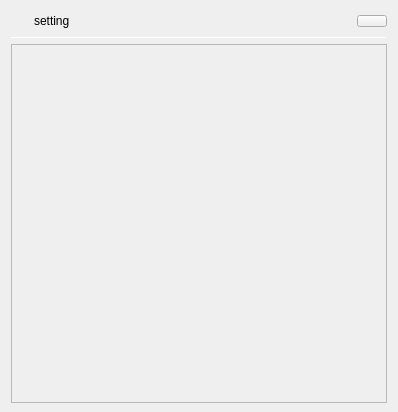
<?xml version="1.0" encoding="UTF-8"?>
<ui version="4.0">
 <class>CSpecialEffectsControlClass</class>
 <widget class="QWidget" name="CSpecialEffectsControlClass">
  <property name="geometry">
   <rect>
    <x>0</x>
    <y>0</y>
    <width>398</width>
    <height>412</height>
   </rect>
  </property>
  <property name="windowTitle">
   <string>CSpecialEffectsControl</string>
  </property>
  <layout class="QVBoxLayout" name="verticalLayout">
   <property name="spacing">
    <number>0</number>
   </property>
   <property name="leftMargin">
    <number>0</number>
   </property>
   <property name="topMargin">
    <number>0</number>
   </property>
   <property name="rightMargin">
    <number>0</number>
   </property>
   <property name="bottomMargin">
    <number>0</number>
   </property>
   <item>
    <widget class="QWidget" name="widget" native="true">
     <property name="sizePolicy">
      <sizepolicy hsizetype="Preferred" vsizetype="Preferred">
       <horstretch>0</horstretch>
       <verstretch>0</verstretch>
      </sizepolicy>
     </property>
     <layout class="QVBoxLayout" name="verticalLayout_2">
      <property name="bottomMargin">
       <number>9</number>
      </property>
      <item>
       <widget class="QWidget" name="settingWgt" native="true">
        <layout class="QHBoxLayout" name="horizontalLayout_4">
         <property name="leftMargin">
          <number>0</number>
         </property>
         <property name="topMargin">
          <number>0</number>
         </property>
         <property name="rightMargin">
          <number>0</number>
         </property>
         <property name="bottomMargin">
          <number>0</number>
         </property>
         <item>
          <widget class="QWidget" name="iconWgt" native="true">
           <property name="minimumSize">
            <size>
             <width>17</width>
             <height>17</height>
            </size>
           </property>
           <property name="maximumSize">
            <size>
             <width>17</width>
             <height>17</height>
            </size>
           </property>
          </widget>
         </item>
         <item>
          <widget class="QLabel" name="label">
           <property name="text">
            <string>setting</string>
           </property>
          </widget>
         </item>
         <item>
          <spacer name="horizontalSpacer">
           <property name="orientation">
            <enum>Qt::Horizontal</enum>
           </property>
           <property name="sizeHint" stdset="0">
            <size>
             <width>40</width>
             <height>20</height>
            </size>
           </property>
          </spacer>
         </item>
         <item>
          <widget class="QPushButton" name="SettingPushBtn">
           <property name="minimumSize">
            <size>
             <width>30</width>
             <height>12</height>
            </size>
           </property>
           <property name="maximumSize">
            <size>
             <width>30</width>
             <height>12</height>
            </size>
           </property>
           <property name="text">
            <string/>
           </property>
          </widget>
         </item>
        </layout>
       </widget>
      </item>
      <item>
       <widget class="Line" name="line">
        <property name="minimumSize">
         <size>
          <width>0</width>
          <height>1</height>
         </size>
        </property>
        <property name="maximumSize">
         <size>
          <width>16777215</width>
          <height>1</height>
         </size>
        </property>
        <property name="orientation">
         <enum>Qt::Horizontal</enum>
        </property>
       </widget>
      </item>
      <item>
       <widget class="QScrollArea" name="scrollArea">
        <property name="sizePolicy">
         <sizepolicy hsizetype="Expanding" vsizetype="Expanding">
          <horstretch>0</horstretch>
          <verstretch>0</verstretch>
         </sizepolicy>
        </property>
        <property name="widgetResizable">
         <bool>true</bool>
        </property>
        <widget class="QWidget" name="ControlWgt">
         <property name="geometry">
          <rect>
           <x>0</x>
           <y>0</y>
           <width>378</width>
           <height>359</height>
          </rect>
         </property>
        </widget>
       </widget>
      </item>
     </layout>
    </widget>
   </item>
  </layout>
 </widget>
 <layoutdefault spacing="6" margin="11"/>
 <resources>
  <include location="freex_earth_effects_ui.qrc"/>
 </resources>
 <connections/>
</ui>
